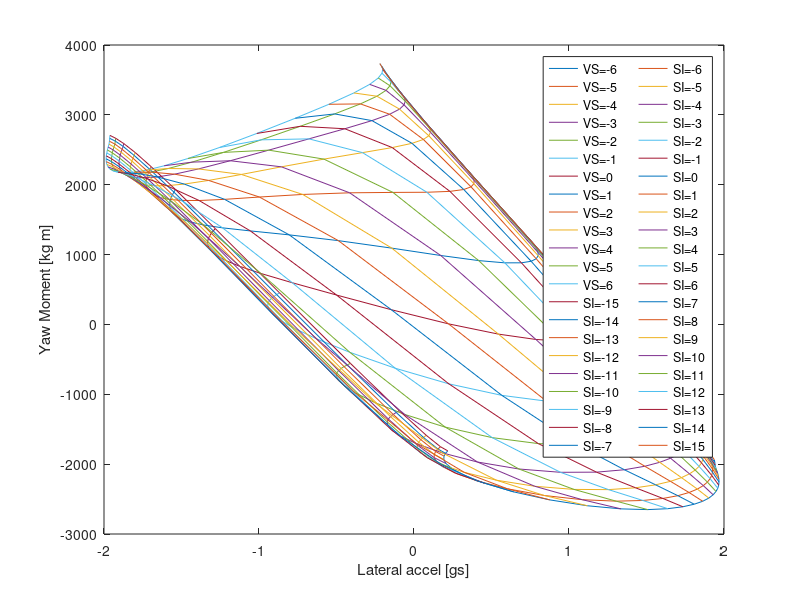

Write the MATLAB code that produced this figure.
clear all
clc

g=9.81; % m/s^2

l = 1.53; %wheel base
a = 0.8; %Distance Front axis - COG 
b = l-a; %Distancia ruedas tras a cg
Tf = 1.25; %Trackwidth front
Tr = 1.15; %Trackwidth rear
weight = 320; %Pes amb pilot
Zrf=0.0964; %Roll center front m
Zrr=0.120; %Roll center rear m
Kf= 352.41; %roll stiffnes front maxima ajustabilidad +150 de lo que de el muelle
Kr= 296.70; %roll stiffnes rear maxima ajustabilidad +250 de lo que de el muelle
h= 0.28; %COG height m
H=h-((Zrr-Zrf)*a/l) % vertical height: roll axis and COG. Obtained wit similar triangles rules m
copx = 0.9; % center de pressure
lambdaHy=1;
lambdaVy=1;
lambdauy=0.59; %scaling factor
lambdaKygamma=1;
lambdaCy=1;
lambdaEy=1;
lambdaKyalpha=1;
lambdaKygamma=1;
PF=0.75; %Front pressure Bar
PR=0.75; %Rrear pressure Bar
gammaF0=-0.9; %Front Camber deg en negatiu
gammaR0=-0.9; %Rear Camber deg en negatiu

%Propietats del neumàtic
PCY1 = 1.5000; %shape factor (Afilar cantonades i estirar i atxatar)
PDY1 = 2.4360; %estirar o aixafar gràfica
PDY2 = -0.3628;
PDY3 = 10;
PEY1 = -0.0286; %afilar cantonades
PEY2 = 0.0113;
PEY3 = -0.2863; %en negatiu s'afila la dreta i en postiu l'esquerra
PEY4 = 32.0364;
PEY5 = -4.6821e+03;
PKY1 = -35.2758;
PKY2 = 1.7514; %rotar sobre el centre antihorari
PKY3 = 1.0000; 
PKY4 = 2.0000; 
PKY5 = -1.6874; 
PKY6 = 3.5692;
PKY7 = 1.9296;
PHY1 = 0.0043; %Desplaçar lateralment
PHY2 = 0; %Desplaçar lateralment
PVY1 = -0.0216; %pujar i baixar la grafica sencera
PVY2 = 0; %pujar i baixar la grafica sencera
PVY3 = 0.6492; %pujar i baixar la grafica sencera
PVY4 = 2.1293;
PPY1 = 0.2239; 
PPY2 = 0.9444;
PPY3 = -0.9607;
PPY4 = -2;
PPY5 = 0.0000;
Fz0 = 1080;
P0=0.97;
%Turn slip
z0=1;
z1=1;
z2=1;
z3=1;
z4=1;

%Ecuacio MZ(SA) Regressio 
a0m =       2.107;
a1m =      -3.933;
b1m =       61.61;
a2m =     -0.4837;
b2m =       10.06;
a3m =      0.7475;
b3m =        7.31;
a4m =      0.4277;
b4m =      -0.423;
a5m =       1.124;
b5m =       3.801;
wm =      0.2417;

MZ=@(SA)  a0m + a1m*cos(SA*wm) + b1m*sin(SA*wm) + a2m*cos(2*SA*wm) + b2m*sin(2*SA*wm) + a3m*cos(3*SA*wm) + b3m*sin(3*SA*wm) + a4m*cos(4*SA*wm) + b4m*sin(4*SA*wm) + a5m*cos(5*SA*wm) + b5m*sin(5*SA*wm);

%Steering-Camber
C=@(S)0.0057*S^3+0.0278*S^2+0.0386*S; % S=steering input rad


%%%%%%%%%%%%%%%%%%%%%%%%%%%%%%%%%%%%%%%%%

%Inputs
V=90; %velocitat en X en km/h
deltadg=-15:1:15; %Steering angles en graus
SI=deltadg'.*pi/180; %Steering angle en rad
Betadg=-6:1:6; %Whole car slip angle en graus
VS=Betadg'.*pi/180; %Whole car slip angle rad
sliplim=17*pi/180; %Limit slip angle


%Izz=car.weight*(a^2+car.h^2); %Moment inercia
df=2.3*((V/3.6)^2) %Down Force
dfR=(df*copx)/l %dfR=df*copx/(1.53*2); Down Force front
dfF=df-dfR %dfF=df*(1.53-copx)/(1.53*2); Down Force rear
%Vy=(V./3.6)*tan(VS);
Wf=g*weight*b/l
Wr=g*weight*a/l


for i = 1:length(SI);
    for j = 1:length(VS);
        Vx(j)=(V/3.6)*cos(VS(j));
        Vy(j)=(Vx(j))*VS(j); 
        w(i,j)=0; 
        Ay(i,j)=0;
        for k=1:10     
            
            alphaFL(i,j)=(((VS(j)*(Vx(j)))+(w(i,j)*a))./((Vx(j))-w(i,j)*Tf/2)-SI(i)); %slip angle front left en rad
            if alphaFL(i,j)>sliplim;
                alphaFL(i,j)=sliplim;
            elseif alphaFL(i,j)<-sliplim;
                alphaFL(i,j)=-sliplim;
            end
            
            alphaFR(i,j)=(((VS(j)*(Vx(j)))+(w(i,j)*a))./((Vx(j))+w(i,j)*Tf/2)-SI(i)); %slip angle front right en rad
            if alphaFR(i,j)>sliplim;
                alphaFR(i,j)=sliplim;
            elseif alphaFR(i,j)<-sliplim;
                alphaFR(i,j)=-sliplim;
            end
            
            alphaRL(i,j)=((VS(j)*(Vx(j)))-(w(i,j)*b))./((Vx(j))-w(i,j)*Tr/2); %slip angle rear left en rad           
            if alphaRL(i,j)>sliplim;
                alphaRL(i,j)=sliplim;
            elseif alphaRL(i,j)<-sliplim;
                alphaRL(i,j)=-sliplim;
            end
            
            alphaRR(i,j)=((VS(j)*(Vx(j)))-(w(i,j)*b))./((Vx(j))+w(i,j)*Tr/2); %slip angle rear right en rad
            if alphaRR(i,j)>sliplim;
                alphaRR(i,j)=sliplim;
            elseif alphaRR(i,j)<-sliplim;
                alphaRR(i,j)=-sliplim;
            end
            
            %Weight transfer
            WF(i,j)=Ay(i,j)*((g*weight/Tf)*((H*Kf/(Kf+Kr))+(b*Zrf/l))); %weight transfer front (La Ay es en g)
            WR(i,j)=Ay(i,j)*((g*weight/Tr)*((H*Kr/(Kf+Kr))+(a*Zrr/l))); %weight transfer rear (La Ay es en g)
            
            WFL(i,j)=WF(i,j);
            WFR(i,j)=-WF(i,j);
            WRL(i,j)=WR(i,j);
            WRR(i,j)=-WR(i,j);
           
            %Camber variation with bodyroll increment
            rollangle(i,j)=Ay(i,j)*weight*g*H/(Kr+Kf);
            gammarFL(i,j)=abs((gammaF0+0.36842*rollangle(i,j))*pi/180); %rollangle i camber en rad 
            gammarFR(i,j)=abs((gammaF0-0.36842*rollangle(i,j))*pi/180); %rollangle i camber en rad
            gammarRL(i,j)=abs((gammaR0+0.36842*rollangle(i,j))*pi/180); %rollangle i camber en rad 
            gammarRR(i,j)=abs((gammaR0-0.36842*rollangle(i,j))*pi/180); %rollangle i camber en rad 
          
            %Camber variation with steering increment 
            gammasFL(i,j)=gammaF0*pi/180+C(SI(i)); % gammaFL rad
            gammasFR(i,j)=gammaF0*pi/180+C(SI(i)); %gammaFR rad
            
            %Total camber
            gammaFL(i,j)=gammarFL(i,j)+gammasFL(i,j);
            gammaFR(i,j)=gammarFR(i,j)+gammasFR(i,j);
            gammaRL(i,j)=gammarRL(i,j);
            gammaRR(i,j)=gammarRR(i,j);

            %Front Left wheel
            FzFL(i,j) = (Wf/2)+(WFL(i,j))+dfF/2;
            dfzFL(i,j)=(FzFL(i,j)-Fz0)./Fz0;
            dpiFL=(PF-P0)/P0;
            Shy0FL(i,j)=(PHY1+PHY2*dfzFL(i,j))*lambdaHy;
            Svy0FL(i,j)=FzFL(i,j)*(PVY1+PVY2*dfzFL(i,j))*lambdaVy*lambdauy*z2;
            SvygammaFL(i,j)=FzFL(i,j)*(PVY3+PVY4*dfzFL(i,j))*gammaFL(i,j)*lambdaKygamma*lambdauy*z2;%gammaFL rad
            SvyFL(i,j)=Svy0FL(i,j)+SvygammaFL(i,j);
            Kygamma0FL(i,j)=(PKY6+PKY7*dfzFL(i,j))*FzFL(i,j)*lambdaKygamma*(1+PPY5*dpiFL);
            Kyalpha0FL(i,j)=PKY1*Fz0*(1+PPY1*dpiFL)*sin(PKY4*atan(FzFL(i,j)/((PKY2*Fz0*(1+PPY2*dpiFL)))))*lambdaKyalpha;
            KyalphaFL(i,j)=PKY1*Fz0*(1+PPY1*dpiFL)*sin(PKY4*atan(FzFL(i,j)/((PKY2+PKY5*gammaFL(i,j)^2)*Fz0*(1+PPY2*dpiFL))))*(1-PKY3*abs(gammaFL(i,j)))*lambdaKyalpha*z3;%gammaFL rad
            ShygammaFL(i,j)=((Kygamma0FL(i,j)*gammaFL(i,j)-SvygammaFL(i,j))/KyalphaFL(i,j))*z0+z4-1;%gammaFL rad
            ShyFL(i,j)=Shy0FL(i,j)+ShygammaFL(i,j);
            alphayFL(i,j)=-(alphaFL(i,j)+ShyFL(i,j));
            CyFL(i,j)=PCY1*lambdaCy;
            uyFL(i,j)=(PDY1+PDY2*dfzFL(i,j))*(1+PPY3*dpiFL+PPY4*dpiFL^2)*(1-PDY3*gammaFL(i,j)^2)*lambdauy;%gammaFL rad
            DyFL(i,j)=uyFL(i,j)*FzFL(i,j)*z2;
            EyFL(i,j)=(PEY1+PEY2*dfzFL(i,j))*(1+PEY5*gammaFL(i,j)^2-(PEY3+PEY4*gammaFL(i,j))*sign(alphayFL(i,j)))*lambdaEy;%gammaFL rad
            ByFL(i,j)=KyalphaFL(i,j)/(CyFL(i,j)*DyFL(i,j));
            FypFL(i,j)=DyFL(i,j)*sin(CyFL(i,j)*atan(ByFL(i,j)*alphayFL(i,j)-EyFL(i,j).*(ByFL(i,j)*alphayFL(i,j)-atan(ByFL(i,j)*alphayFL(i,j)))))+SvyFL(i,j);
            %MF61Y:
            Gxalpha=1; %combined slip weiht function
            Svyk=0; %combined slip braking included
            FyFL(i,j)=-Gxalpha*FypFL(i,j)+Svyk; %From Magic Formula paper: Fy is perpendicular to wheel plane (not slip angle deviation)
            
            
            %Front Right wheel
            FzFR(i,j) = (Wf/2)+(WFR(i,j))+dfF/2;
            dfzFR(i,j)=(FzFR(i,j)-Fz0)./Fz0;
            dpiFR=(PF-P0)/P0;
            Shy0FR(i,j)=(PHY1+PHY2*dfzFR(i,j))*lambdaHy;
            Svy0FR(i,j)=FzFR(i,j)*(PVY1+PVY2*dfzFR(i,j))*lambdaVy*lambdauy*z2;
            SvygammaFR(i,j)=FzFR(i,j)*(PVY3+PVY4*dfzFR(i,j))*gammaFR(i,j)*lambdaKygamma*lambdauy*z2;
            SvyFR(i,j)=Svy0FR(i,j)+SvygammaFR(i,j);
            Kygamma0FR(i,j)=(PKY6+PKY7*dfzFR(i,j))*FzFR(i,j)*lambdaKygamma*(1+PPY5*dpiFR);
            Kyalpha0FR(i,j)=PKY1*Fz0*(1+PPY1*dpiFR)*sin(PKY4*atan(FzFR(i,j)/((PKY2*Fz0*(1+PPY2*dpiFR)))))*lambdaKyalpha;
            KyalphaFR(i,j)=PKY1*Fz0*(1+PPY1*dpiFR)*sin(PKY4*atan(FzFR(i,j)/((PKY2+PKY5*gammaFR(i,j)^2)*Fz0*(1+PPY2*dpiFR))))*(1-PKY3*abs(gammaFR(i,j)))*lambdaKyalpha*z3;
            ShygammaFR(i,j)=((Kygamma0FR(i,j)*gammaFR(i,j)-SvygammaFR(i,j))/KyalphaFR(i,j))*z0+z4-1;
            ShyFR(i,j)=Shy0FR(i,j)+ShygammaFR(i,j);
            alphayFR(i,j)=(alphaFR(i,j)+ShyFR(i,j));
            CyFR(i,j)=PCY1*lambdaCy;
            uyFR(i,j)=(PDY1+PDY2*dfzFR(i,j))*(1+PPY3*dpiFR+PPY4*dpiFR^2)*(1-PDY3*gammaFR(i,j)^2)*lambdauy;
            DyFR(i,j)=uyFR(i,j)*FzFR(i,j)*z2;
            EyFR(i,j)=(PEY1+PEY2*dfzFR(i,j))*(1+PEY5*gammaFR(i,j)^2-(PEY3+PEY4*gammaFR(i,j))*sign(alphayFR(i,j)))*lambdaEy;
            ByFR(i,j)=KyalphaFR(i,j)/(CyFR(i,j)*DyFR(i,j));
            FypFR(i,j)=DyFR(i,j)*sin(CyFR(i,j)*atan(ByFR(i,j)*alphayFR(i,j)-EyFR(i,j).*(ByFR(i,j)*alphayFR(i,j)-atan(ByFR(i,j)*alphayFR(i,j)))))+SvyFR(i,j);
            %MF61Y:
            Gxalpha=1;%conbined slip weiht function
            Svyk=0;%conbined slip braking included
            FyFR(i,j)=Gxalpha*FypFR(i,j)+Svyk; %From Magic Formula paper: Fy is perpendicular to wheel plane (not slip angle deviation)
            
            
            %Rear Left wheel
            FzRL(i,j) = (Wr/2)+WRL(i,j)+dfR/2;
            dfzRL(i,j)=(FzRL(i,j)-Fz0)./Fz0;
            dpiRL=(PR-P0)/P0;
            Shy0RL(i,j)=(PHY1+PHY2*dfzRL(i,j))*lambdaHy;
            Svy0RL(i,j)=FzRL(i,j)*(PVY1+PVY2*dfzRL(i,j))*lambdaVy*lambdauy*z2;
            SvygammaRL(i,j)=FzRL(i,j)*(PVY3+PVY4*dfzRL(i,j))*gammaRL(i,j)*lambdaKygamma*lambdauy*z2;
            SvyRL(i,j)=Svy0RL(i,j)+SvygammaRL(i,j);
            Kygamma0RL(i,j)=(PKY6+PKY7*dfzRL(i,j))*FzRL(i,j)*lambdaKygamma*(1+PPY5*dpiRL);
            Kyalpha0RL(i,j)=PKY1*Fz0*(1+PPY1*dpiRL)*sin(PKY4*atan(FzRL(i,j)/((PKY2*Fz0*(1+PPY2*dpiRL)))))*lambdaKyalpha;
            KyalphaRL(i,j)=PKY1*Fz0*(1+PPY1*dpiRL)*sin(PKY4*atan(FzRL(i,j)/((PKY2+PKY5*gammaRL(i,j)^2)*Fz0*(1+PPY2*dpiRL))))*(1-PKY3*abs(gammaRL(i,j)))*lambdaKyalpha*z3;
            ShygammaRL(i,j)=((Kygamma0RL(i,j)*gammaRL(i,j)-SvygammaRL(i,j))/KyalphaRL(i,j))*z0+z4-1;
            ShyRL(i,j)=Shy0RL(i,j)+ShygammaRL(i,j);
            alphayRL(i,j)=-(alphaRL(i,j)+ShyRL(i,j));
            CyRL(i,j)=PCY1*lambdaCy;
            uyRL(i,j)=(PDY1+PDY2*dfzRL(i,j))*(1+PPY3*dpiRL+PPY4*dpiRL^2)*(1-PDY3*gammaRL(i,j)^2)*lambdauy;
            DyRL(i,j)=uyRL(i,j)*FzRL(i,j)*z2;
            EyRL(i,j)=(PEY1+PEY2*dfzRL(i,j))*(1+PEY5*gammaRL(i,j)^2-(PEY3+PEY4*gammaRL(i,j))*sign(alphayRL(i,j)))*lambdaEy;
            ByRL(i,j)=KyalphaRL(i,j)/(CyRL(i,j)*DyRL(i,j));
            FypRL(i,j)=DyRL(i,j)*sin(CyRL(i,j)*atan(ByRL(i,j)*alphayRL(i,j)-EyRL(i,j).*(ByRL(i,j)*alphayRL(i,j)-atan(ByRL(i,j)*alphayRL(i,j)))))+SvyRL(i,j);
            %MF61Y:
            Gxalpha=1;%conbined slip weiht function
            Svyk=0;%conbined slip braking included
            FyRL(i,j)=-Gxalpha*FypRL(i,j)+Svyk; %From Magic Formula paper: Fy is perpendicular to wheel plane (not slip angle deviation)
            
            
            %Rear Right wheel
            FzRR(i,j) =(Wr/2)+(WRR(i,j))+dfR/2;
            dfzRR(i,j)=(FzRR(i,j)-Fz0)./Fz0;
            dpiRR=(PR-P0)/P0;
            Shy0RR(i,j)=(PHY1+PHY2*dfzRR(i,j))*lambdaHy;
            Svy0RR(i,j)=FzRR(i,j)*(PVY1+PVY2*dfzRR(i,j))*lambdaVy*lambdauy*z2;
            SvygammaRR(i,j)=FzRR(i,j)*(PVY3+PVY4*dfzRR(i,j))*gammaRR(i,j)*lambdaKygamma*lambdauy*z2;
            SvyRR(i,j)=Svy0RR(i,j)+SvygammaRR(i,j);
            Kygamma0RR(i,j)=(PKY6+PKY7*dfzRR(i,j))*FzRR(i,j)*lambdaKygamma*(1+PPY5*dpiRR);
            Kyalpha0RR(i,j)=PKY1*Fz0*(1+PPY1*dpiRR)*sin(PKY4*atan(FzRR(i,j)/((PKY2*Fz0*(1+PPY2*dpiRR)))))*lambdaKyalpha;
            KyalphaRR(i,j)=PKY1*Fz0*(1+PPY1*dpiRR)*sin(PKY4*atan(FzRR(i,j)/((PKY2+PKY5*gammaRR(i,j)^2)*Fz0*(1+PPY2*dpiRR))))*(1-PKY3*abs(gammaRR(i,j)))*lambdaKyalpha*z3;
            ShygammaRR(i,j)=((Kygamma0RR(i,j)*gammaRR(i,j)-SvygammaRR(i,j))/KyalphaRR(i,j))*z0+z4-1;
            ShyRR(i,j)=Shy0RR(i,j)+ShygammaRR(i,j);
            alphayRR(i,j)=(alphaRR(i,j)+ShyRR(i,j));
            CyRR(i,j)=PCY1*lambdaCy;
            uyRR(i,j)=(PDY1+PDY2*dfzRR(i,j))*(1+PPY3*dpiRR+PPY4*dpiRR^2)*(1-PDY3*gammaRR(i,j)^2)*lambdauy;
            DyRR(i,j)=uyRR(i,j)*FzRR(i,j)*z2;
            EyRR(i,j)=(PEY1+PEY2*dfzRR(i,j))*(PEY5*gammaRR(i,j)^2-(PEY3+PEY4*gammaRR(i,j))*sign(alphayRR(i,j)))*lambdaEy;
            ByRR(i,j)=KyalphaRR(i,j)/(CyRR(i,j)*DyRR(i,j));
            FypRR(i,j)=DyRR(i,j)*sin(CyRR(i,j)*atan(ByRR(i,j)*alphayRR(i,j)-EyRR(i,j).*(ByRR(i,j)*alphayRR(i,j)-atan(ByRR(i,j)*alphayRR(i,j)))))+SvyRR(i,j);
            %MF61Y:
            Gxalpha=1;%conbined slip weight function
            Svyk=0;%conbined slip braking included
            FyRR(i,j)=Gxalpha*FypRR(i,j)+Svyk; %From Magic Formula paper: Fy is perpendicular to wheel plane (not slip angle deviation)
            
            
            Izz(i,j)=(a/l)*(FzFL(i,j)+FzFR(i,j))*a^2+(b/l)*(FzRR(i,j)+FzRL(i,j))*b^2;
            %Ay(i,j)=(FyFL(i,j)*(cos(SI(i)))+FyFR(i,j)*(cos(SI(i)))+(FyRR(i,j)+FyRL(i,j)))/(weight*g); %Acceleracio lateral o centripeta en g
            Ay(i,j)=(FyFL(i,j)*(cos(SI(i)+VS(j)))+FyFR(i,j)*(cos(SI(i)+VS(j)))+(FyRR(i,j)+FyRL(i,j)))/(weight*g); %Acceleracio lateral o centripeta en g (we are not sure the cosinusare ok, but it works better)
            %YawMoment(i,j)=(FyFL(i,j).*cos(SI(i))+FyFR(i,j).*cos(SI(i)))*a-(FyRR(i,j)+FyRL(i,j))*b+MZ(alphaFL(i,j))+MZ(alphaFR(i,j))+MZ(alphaRL(i,j))+MZ(alphaRR(i,j));
            YawMoment(i,j)=(FyFL(i,j).*sin(SI(i)+VS(j))+FyFR(i,j).*sin(SI(i)+VS(j)))*a-(FyRR(i,j)+FyRL(i,j))*b-MZ(alphaFL(i,j))-MZ(alphaFR(i,j))-MZ(alphaRL(i,j))-MZ(alphaRR(i,j));
            w(i,j)=Ay(i,j)*g/(V/3.6);
            %R=Ay(i,j)./(w^2);
        end
    end
end
[M,N]=size(YawMoment);


%Plotting Yaw Moment versus Lateral Acceleration
figure
for i=1:N
    plot(Ay(:,i),YawMoment(:,i))
    hold on
end

for i=1:M
    plot(Ay(i,:),YawMoment(i,:))
    hold on
end
% legendCell_VS = cellstr(num2str(VS', 'VS=%-d'));
% legendCell_SI = cellstr(num2str(SI', 'SI=%-d'));
% legend([legendCell_VS;legendCell_SI], 'NumColumns',2)
xlabel('Lateral accel [gs]')
ylabel('Yaw Moment [kg m]')
legendCell_VS = cellstr(num2str(VS*180/pi, 'VS=%-d'));
legendCell_SI = cellstr(num2str(SI*180/pi, 'SI=%-d'));
legend([legendCell_VS;legendCell_SI], 'NumColumns',2)

%{
figure
for i=1:N
    plot(Ay(:,i)/g,YawAccel(:,i))
    hold on
end
for i=1:M
    plot(Ay(i,:)/g,YawAccel(i,:))
    hold on
end
legendCell_VS = cellstr(num2str(VS', 'VS=%-d'));
legendCell_SI = cellstr(num2str(SI', 'SI=%-d'));
legend([legendCell_VS;legendCell_SI], 'NumColumns',2)
xlabel('Lateral accel [gs]')
ylabel('Yaw Accel [deg/s^2]')
%}


